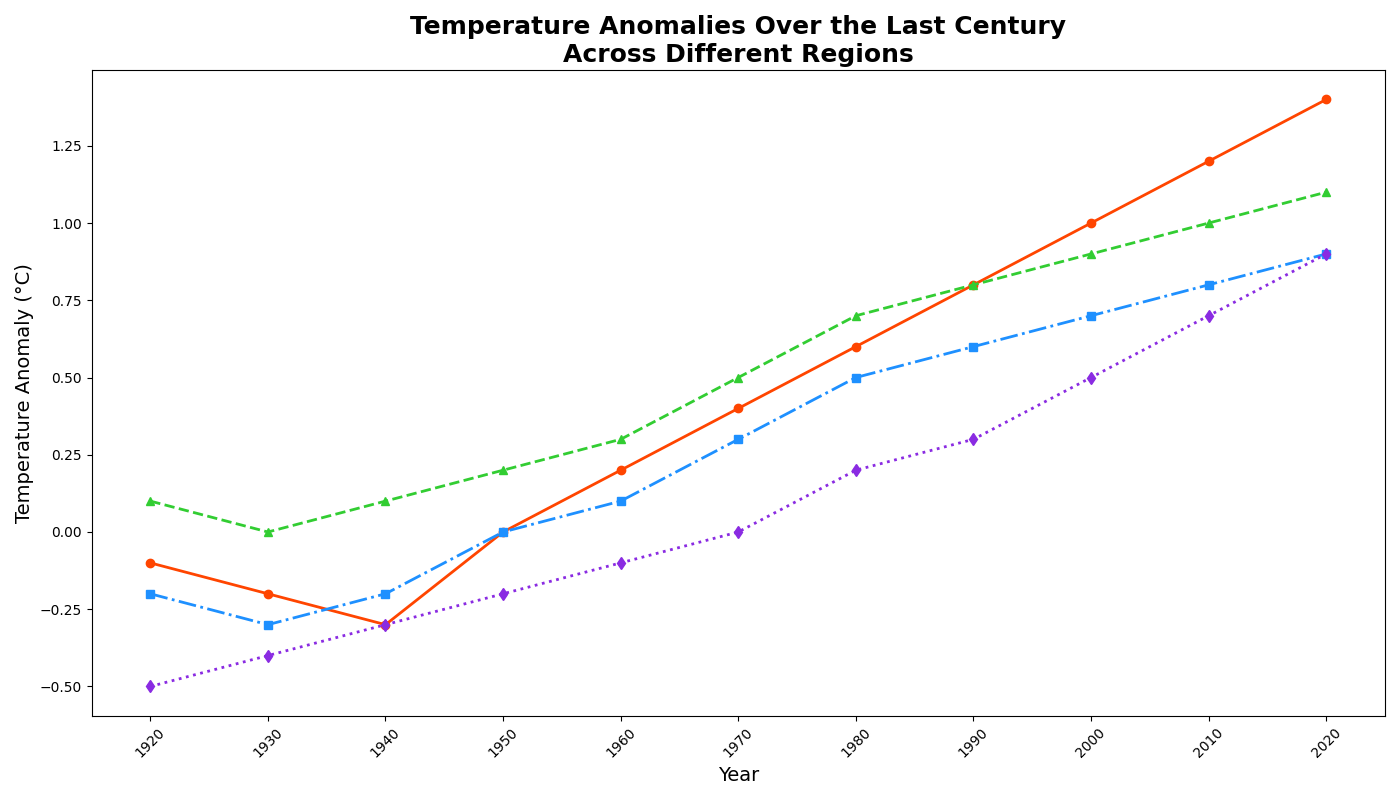

Recreate this plot in Python.
import numpy as np
import matplotlib.pyplot as plt

years = np.arange(1920, 2021, 10)

northern_hemisphere = [-0.1, -0.2, -0.3, 0.0, 0.2, 0.4, 0.6, 0.8, 1.0, 1.2, 1.4]
tropical_regions = [0.1, 0.0, 0.1, 0.2, 0.3, 0.5, 0.7, 0.8, 0.9, 1.0, 1.1]
southern_hemisphere = [-0.2, -0.3, -0.2, 0.0, 0.1, 0.3, 0.5, 0.6, 0.7, 0.8, 0.9]

# Adding a new data series for polar regions
polar_regions = [-0.5, -0.4, -0.3, -0.2, -0.1, 0.0, 0.2, 0.3, 0.5, 0.7, 0.9]

fig, ax = plt.subplots(figsize=(14, 8))

ax.plot(years, northern_hemisphere, marker='o', linestyle='-', color='#FF4500', linewidth=2)
ax.plot(years, tropical_regions, marker='^', linestyle='--', color='#32CD32', linewidth=2)
ax.plot(years, southern_hemisphere, marker='s', linestyle='-.', color='#1E90FF', linewidth=2)

# Plotting the new data series
ax.plot(years, polar_regions, marker='d', linestyle=':', color='#8A2BE2', linewidth=2)

ax.set_title('Temperature Anomalies Over the Last Century\nAcross Different Regions', fontsize=18, fontweight='bold')
ax.set_xlabel('Year', fontsize=14)
ax.set_ylabel('Temperature Anomaly (°C)', fontsize=14)

ax.set_xticks(years)
ax.set_xticklabels(years, rotation=45)

plt.gca().set_facecolor('white')

plt.tight_layout()
plt.show()
